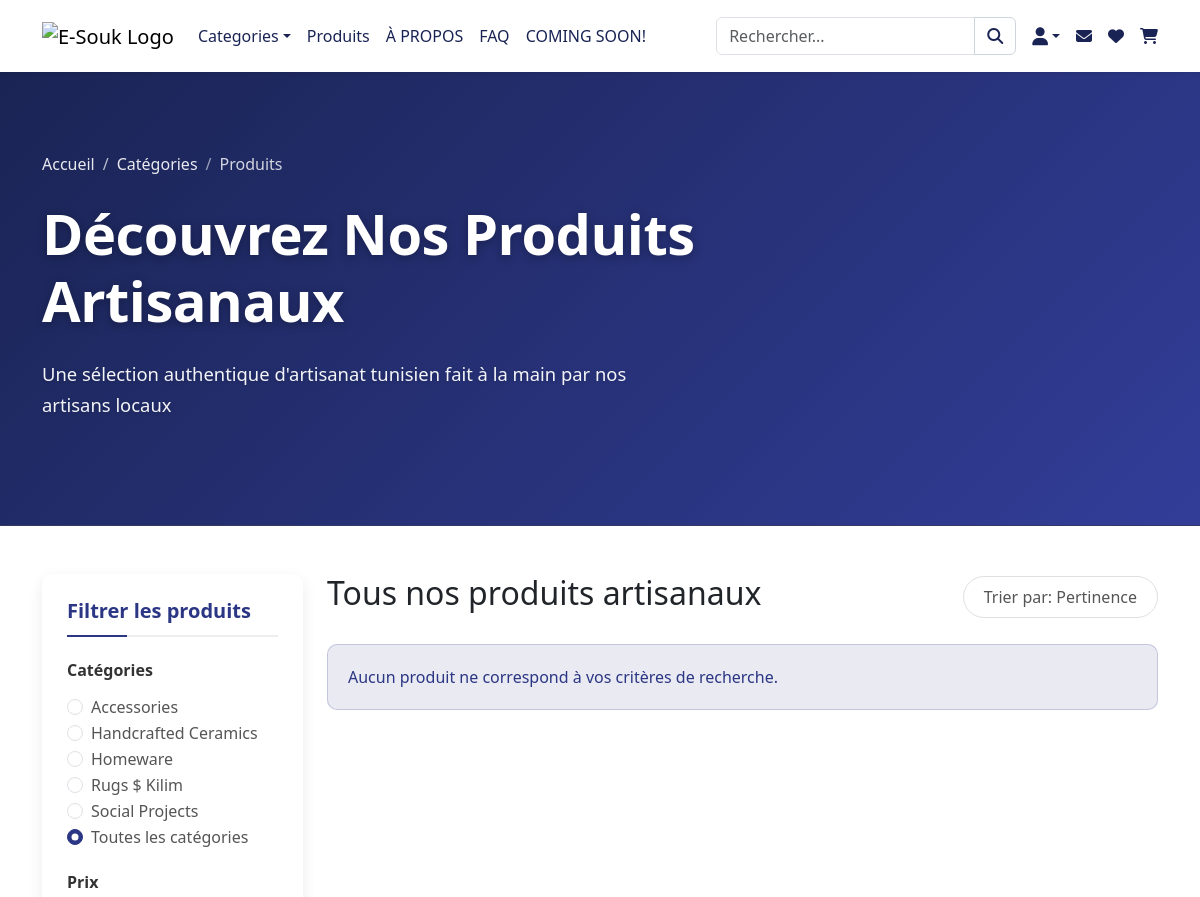
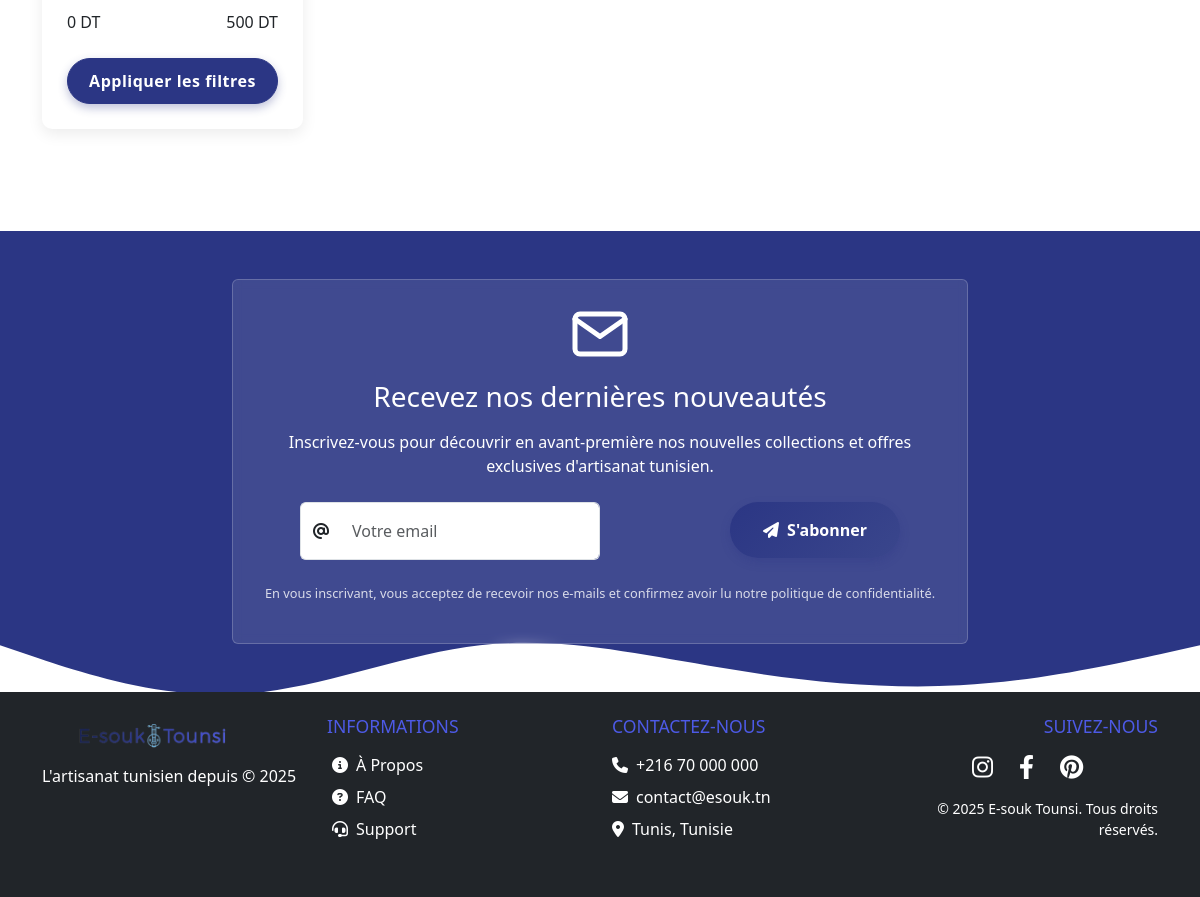
Page /public/pages/product.php?page=2 on the earlier database version (2 pictures, top to bottom).
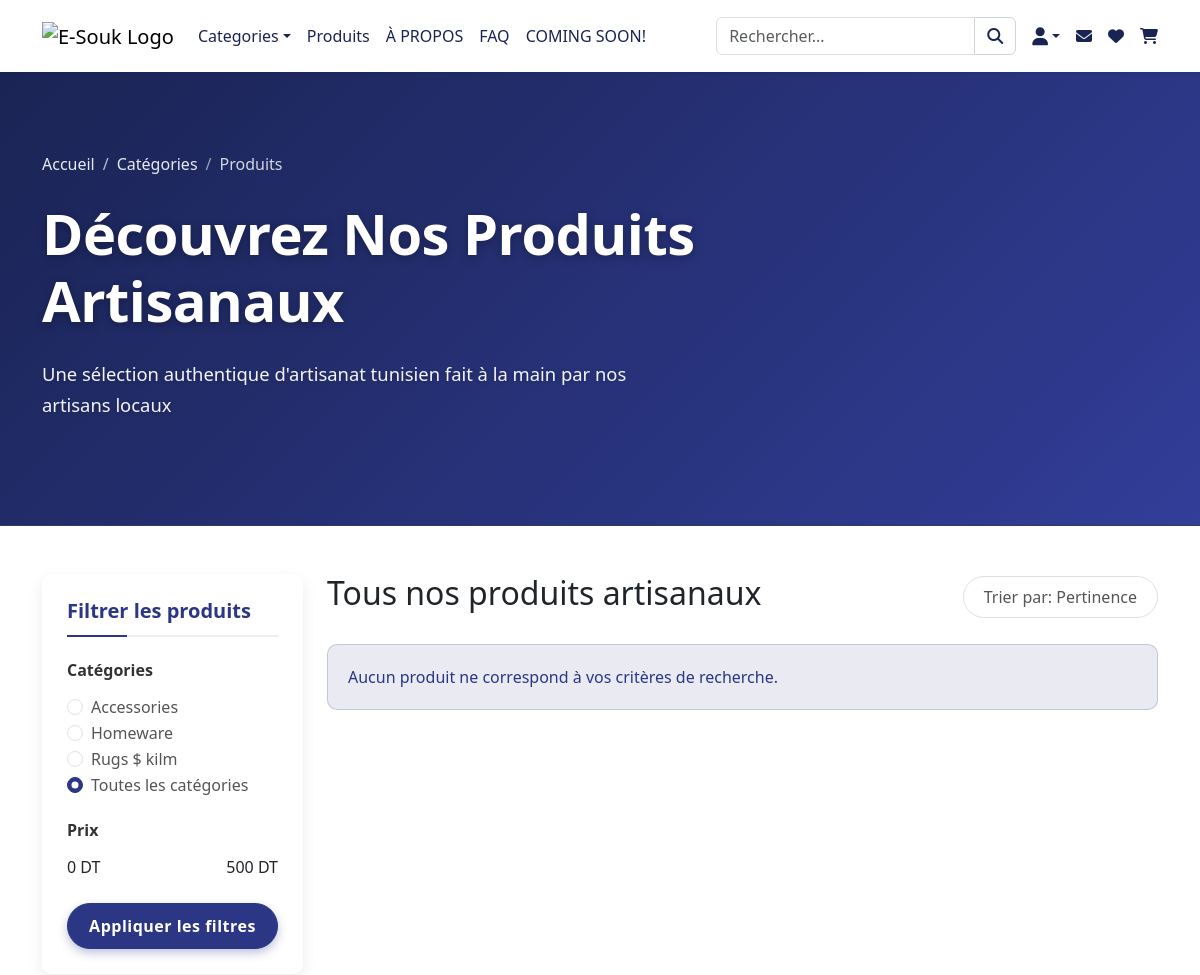
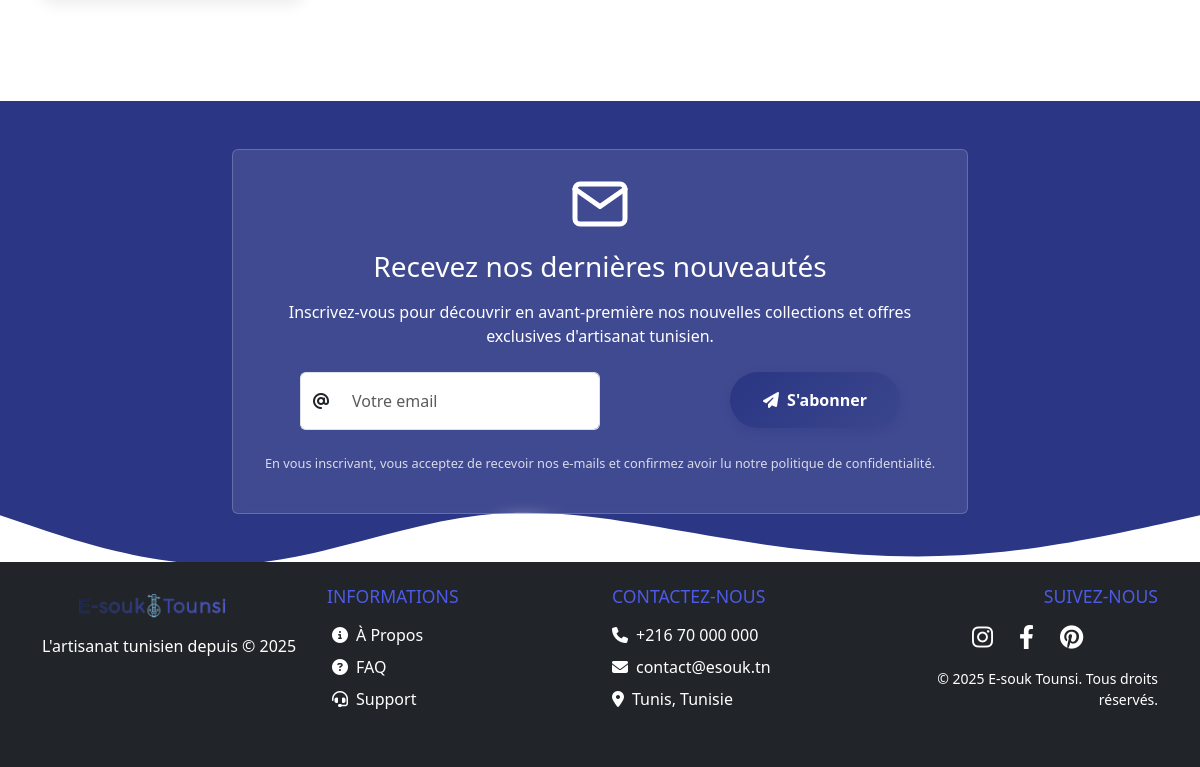
Same page on the later database version (2 pictures, top to bottom).
### tables this page shows
CREATE TABLE `category` (
  `id_category` int NOT NULL AUTO_INCREMENT,
  `name` varchar(100) NOT NULL,
  `discription` text NOT NULL,
  `image` varchar(255) DEFAULT NULL,
  PRIMARY KEY (`id_category`)
);

### public/templates/navbar.php (called while the page is built, shortened)
<?php
require_once __DIR__ . '/../../config/init.php';
?>
              <?php
    $stmt = $db->prepare("SELECT id_category, name FROM category ORDER BY name ASC");
    $stmt->execute();
    $categories = $stmt->fetchAll(PDO::FETCH_ASSOC);
    ?>

### public/pages/product.php (the view, shortened to what the changed rows need)
<?php
require_once __DIR__ . '/../../config/init.php';
$categoryFilter = $_GET['category'] ?? null;
$categoryQuery = "SELECT id_category, name FROM category ORDER BY name";
$categoryStmt = $db->prepare($categoryQuery);
$categoryStmt->execute();
$categories = $categoryStmt->fetchAll(PDO::FETCH_ASSOC);
?>
<!DOCTYPE html>
<html lang="fr">
<head>
    <?php include '../templates/header.php'; ?>
    <link rel="stylesheet" href="../assets/css/product.css">
    <link rel="stylesheet" href="https://cdnjs.cloudflare.com/ajax/libs/noUiSlider/14.7.0/nouislider.min.css">
    <?php include "../templates/navbar.php"; ?>
</head>
<body>
<section class="category-hero-section">
    <div class="container position-relative" style="z-index: 2;">
        <div class="row align-items-center">
            <div class="col-lg-8 text-white">
                <h1 class="hero-title">Découvrez Nos Produits Artisanaux</h1>
            </div>
        </div>
    </div>
</section>
    <section class="container py-5">
        <div class="row">
            <div class="col-lg-3 mb-4">
                <div class="filter-section">
                    <form id="filterForm" method="GET" action="">
                        <div class="mb-4">
                            <?php foreach ($categories as $category): ?>
                            <div class="form-check">
                                <input class="form-check-input" type="radio"
                                    name="category"
                                    id="cat_<?= $category['id_category']; ?>"
                                    value="<?= $category['id_category']; ?>"
                                    <?= ($categoryFilter == $category['id_category']) ? 'checked' : ''; ?> />
                                <label class="form-check-label" for="cat_<?= $category['id_category']; ?>">
                                    <?= htmlspecialchars($category['name']); ?>
                                </label>
                            </div>
                            <?php endforeach; ?>
                        </div>
                    </form>
                </div>
            </div>
            <div class="col-lg-9">
                <div class="d-flex justify-content-between align-items-center mb-4">
                    <h2>Tous nos produits artisanaux</h2>
                </div>
            </div>
        </div>
    </section>
    <?php include "../templates/newsletter.php"; ?>
    <?php include "../templates/footer.php"; ?>
</body>
</html>

### public/templates/newsletter.php (shortened to what the changed rows need)
<section class="newsletter-section py-5">
    <div class="newsletter-shape">
    </div>
</section>

Differences in the rows shown:
removed category: id_category "☐ Handcrafted Ceramics", name "Handcrafted Ceramics"
removed category: id_category "☐ Social Projects", name "Social Projects"
changed category: id_category "☐ Rugs $ Kilim" → "☐ Rugs $ kilm"; name "Rugs $ Kilim" → "Rugs $ kilm"
